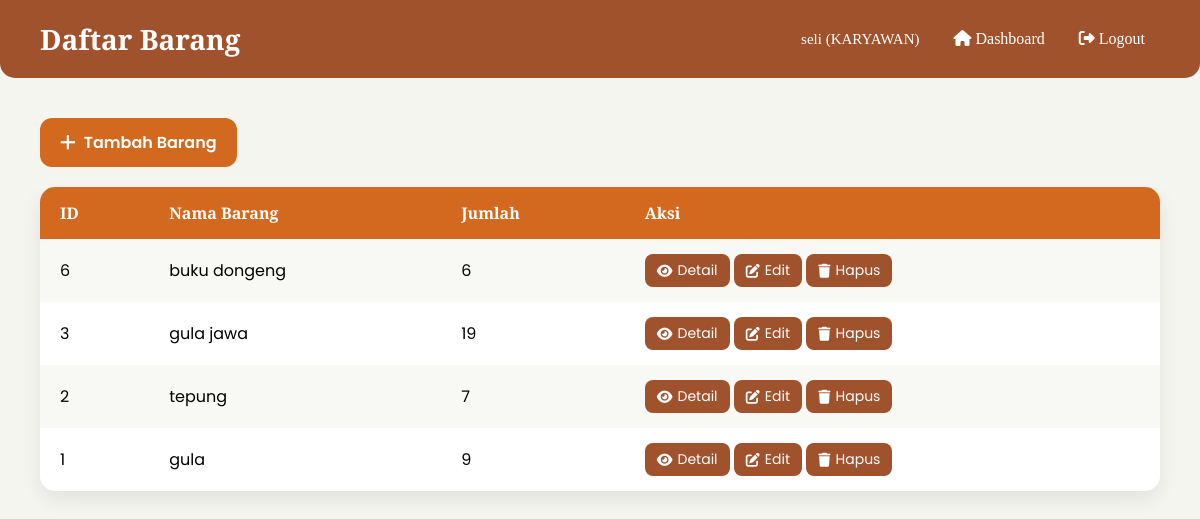
The app's page /barang.php (signed in) with its own data.
### tables this page shows
CREATE TABLE `barang` (
  `id` int(11) NOT NULL,
  `nama_barang` varchar(100) NOT NULL,
  `jumlah` int(11) NOT NULL
);

### barang.php (the view, shortened to what this page needs)
<?php
require 'database.php';
$user = $_SESSION['user'];
$result = $conn->query("SELECT * FROM barang ORDER BY id DESC");
?>
<!DOCTYPE html>
<html>
<head>
    <link rel="stylesheet" href="https://cdnjs.cloudflare.com/ajax/libs/font-awesome/6.5.0/css/all.min.css">
</head>
<body>
    <div class="header">
        <h2>Daftar Barang</h2>
        <div class="nav-links">
            <span><?php echo $user['nama']; ?> (<?php echo $user['role']; ?>)</span>
            <a href="dashboard.php"><i class="fas fa-home"></i> Dashboard</a>
            <a href="logout.php"><i class="fas fa-right-from-bracket"></i> Logout</a>
        </div>
    </div>
    <div class="container">
        <a href="tambah_barang.php" class="btn-add"><i class="fas fa-plus"></i> Tambah Barang</a>
        <table>
            <tr>
                <th>ID</th>
                <th>Nama Barang</th>
                <th>Jumlah</th>
                <th>Aksi</th>
            </tr>
            <?php while($row = $result->fetch_assoc()){ ?>
            <tr>
                <td><?php echo $row['id']; ?></td>
                <td><?php echo $row['nama_barang']; ?></td>
                <td><?php echo $row['jumlah']; ?></td>
                <td class="action-buttons">
                    <a href="detail_barang.php?id=<?php echo $row['id']; ?>"><i class="fas fa-eye"></i> Detail</a>
                    <a href="edit_barang.php?id=<?php echo $row['id']; ?>"><i class="fas fa-edit"></i> Edit</a>
                    <a href="hapus_barang.php?id=<?php echo $row['id']; ?>" onclick="return confirm('Yakin ingin menghapus?')"><i class="fas fa-trash"></i> Hapus</a>
                </td>
            </tr>
            <?php } ?>
        </table>
    </div>
</body>
</html>

### barang.php (style rules this page uses)
* { margin:0; padding:0; box-sizing:border-box; }
body { font-family: 'Poppins', sans-serif; background: #f5f5f0; min-height: 100vh; }
.header { background: #a0522d; color: #fff; padding: 20px 40px; display: flex; justify-content: space-between; align-items: center; border-bottom-left-radius: 15px; border-bottom-right-radius: 15px; font-family: 'Playfair Display', serif; }
.header h2 { font-size: 28px; }
.nav-links span { font-weight: 500; margin-right: 15px; font-size: 15px; }
.nav-links a { color: #fff; text-decoration: none; padding: 8px 15px; border-radius: 8px; font-weight: 500; transition: background 0.3s, transform 0.2s; }
.container { padding: 40px; }
.btn-add { display: inline-flex; align-items: center; gap: 8px; background: #d2691e; color: #fff; padding: 12px 20px; border-radius: 12px; text-decoration: none; font-weight: 600; margin-bottom: 20px; transition: background 0.3s, transform 0.2s; }
.btn-add i { font-size: 18px; }
table { width: 100%; border-collapse: collapse; background: #fff; border-radius: 15px; overflow: hidden; box-shadow: 0 8px 20px rgba(0,0,0,0.08); }
table th, table td { padding: 15px 20px; text-align: left; }
table th { background: #d2691e; color: #fff; font-family: 'Playfair Display', serif; }
table tr:nth-child(even) { background: #f8f8f5; }
.action-buttons a { display: inline-flex; align-items: center; gap: 5px; background: #a0522d; color: #fff; padding: 6px 12px; border-radius: 8px; text-decoration: none; font-size: 14px; transition: background 0.3s, transform 0.2s; }

### records on screen
barang: id "6", nama_barang "buku dongeng", jumlah "6"
barang: id "3", nama_barang "gula jawa", jumlah "19"
barang: id "2", nama_barang "tepung", jumlah "7"
barang: id "1", nama_barang "gula", jumlah "9"

### other values on screen
$user['nama'] "seli"
$user['role'] "KARYAWAN"
